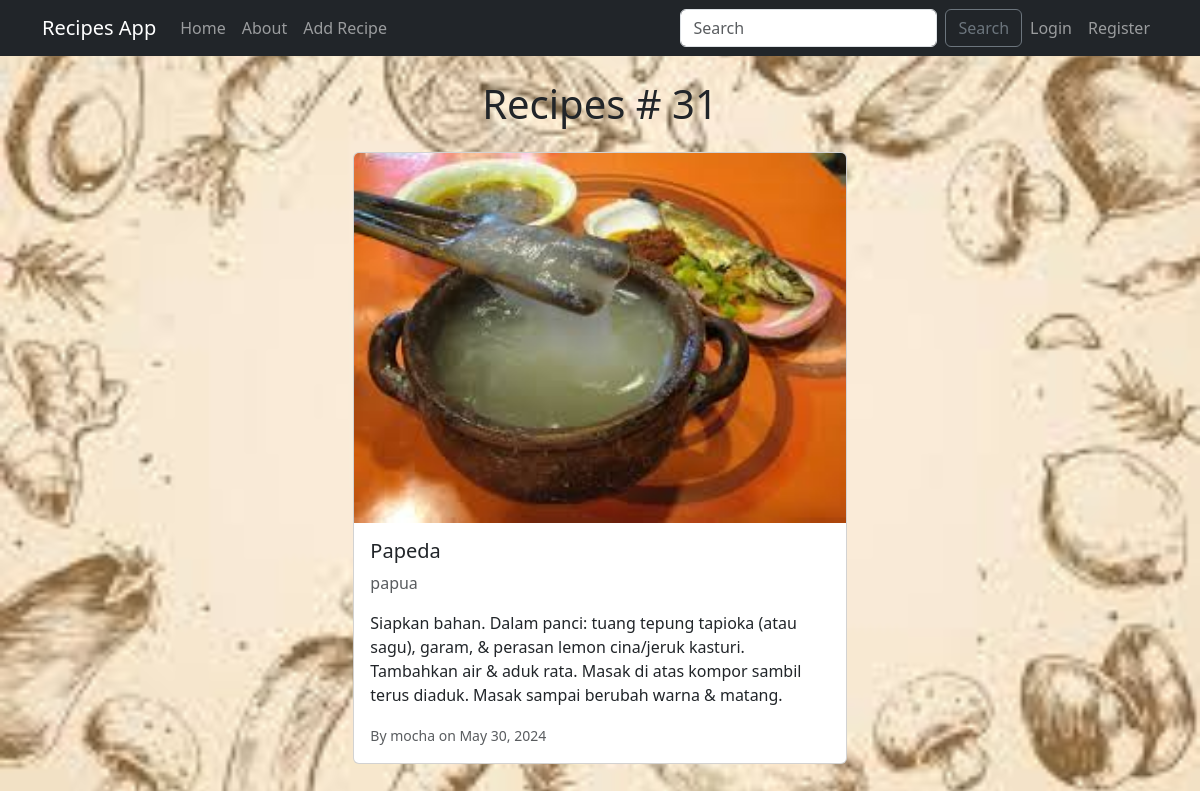
Page /recipe/31/ on the committed database.
### recipes/models.py (models this page shows, shortened)
class Recipe(models.Model):
    CATEGORY_CHOICES = [
        ('jawa', 'Jawa'),
        ('kalimantan', 'Kalimantan'),
        ('papua', 'Papua'),
        ('sulawesi', 'Sulawesi'),
        ('sumatra', 'Sumatra'),
    ]
    title = models.CharField(max_length=100)
    description = models.TextField()
    author = models.ForeignKey(User, on_delete=models.CASCADE)
    category = models.CharField(max_length=255, default='uncategorized', choices=CATEGORY_CHOICES)
    created_at = models.DateTimeField(default=timezone.now)
    updated_at = models.DateTimeField(auto_now=True)
    recipe_image = models.ImageField(upload_to='images/')

### recipes/views.py (the view)
# urls.py: path('recipe/<int:pk>/', views.RecipeDetailView.as_view(), name='recipes-detail'),
class RecipeDetailView(DetailView):
    model = Recipe

### recipes/templates/recipes/recipe_detail.html (shortened to what this page needs)
{% extends "recipes/base.html" %}
{% load static %}
{% block content %}
<div class="container-fluid">
  <h1 class="text-center mb-4">Recipes # {{ object.id }}</h1>
  <div class="row justify-content-center">
    <div class="col-md-8">
      <div class="card">
        {% if object.recipe_image %}
          <img src="{{ object.recipe_image.url }}" class="card-img-top" alt="{{ object.title }}">
        {% else %}
          <img src="{% static 'images/default_recipe_image.jpg' %}" class="card-img-top" alt="Default Recipe Image">
        {% endif %}
        <div class="card-body">
          <h5 class="card-title">{{ object.title }}</h5>
          <p class="card-text text-muted">{{ object.category }}</p>
          <p class="card-text">{{ object.description }}</p>
          <p class="card-text"><small class="text-muted">By {{ object.author }} on {{ object.updated_at|date:"F d, Y" }}</small></p>
        </div>
      </div>
    </div>
  </div>
</div>
{% endblock content %}

### rows in the picture
Recipe: id "31", recipe_image (picture), title "Papeda", category "papua", description "Siapkan bahan. Dalam panci: tuang tepung tapioka (atau sagu), garam, & perasan lemon cina/jeruk kasturi. Tambahkan air & aduk rata. Masak di atas kompor sambil terus diaduk. Masak sampai berubah warna & matang.", author "mocha", updated_at "May 30, 2024"
